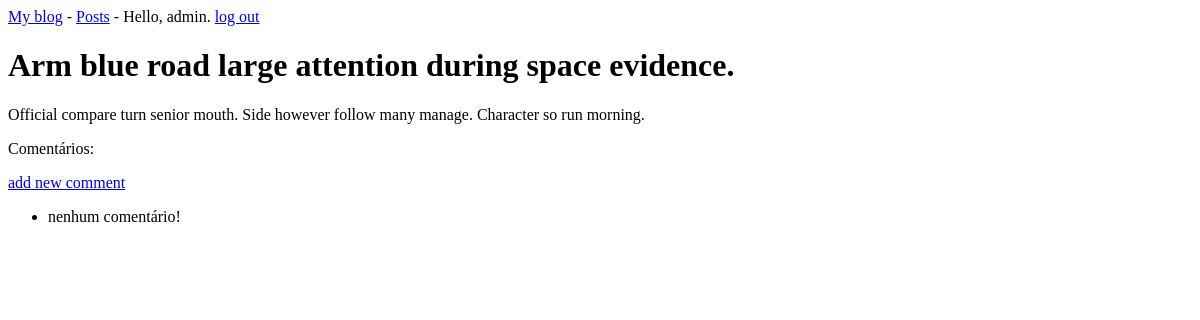
/posts/14/ (signed in), run on an earlier commit of the app's database.
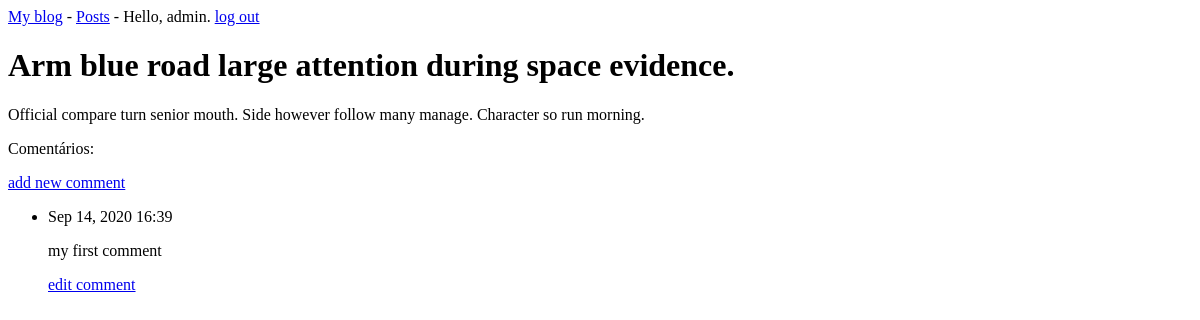
And on a later commit of the database.
### posts/models.py (models this page shows, shortened)
class Post(models.Model):
    title = models.CharField(max_length=200)
    text = models.TextField()
    date_added = models.DateTimeField(auto_now_add=True)
    owner = models.ForeignKey(User, on_delete=models.PROTECT)

class Comment(models.Model):
    post = models.ForeignKey(Post, on_delete=models.PROTECT)
    text = models.TextField()
    date_added = models.DateTimeField(auto_now_add=True)
    class Meta:
        verbose_name_plural = 'comments'

### posts/views.py (the view)
# urls.py: url(r'^posts/(?P<post_id>\d+)/$', views.post, name='post'),
@login_required
def post(request, post_id):
    post = Post.objects.get(id=post_id)
    if post.owner != request.user:
        raise Http404
    comments = post.comment_set.order_by('-date_added')
    context = {'post':post, 'comments':comments}
    return render(request, 'posts/post.html', context)

### posts/templates/posts/post.html
{% extends 'posts/base.html'%}
{% block content %}
<h1>{{ post.title }}</h1>
<p>{{post.text}}</p>
<p>Comentários:</p>
<p>
    <a href="{% url 'posts:new_comment' post.id %}">add new comment</a>
    </p>
<ul>
    {% for comment in comments %}
    <li>
        <p>{{comment.date_added|date:'M d, Y H:i'}}</p>
        <p>{{comment.text|linebreaks}}</p>
        <p>
            <a href="{% url 'posts:edit_comment' comment.id %}">edit comment</a>
        </p>
    </li>
    {% empty %}
    <li>nenhum comentário!</li>
    {% endfor %}
</ul>
{% endblock content %}

### posts/templates/posts/base.html
<p>
    <a href="{% url 'posts:index' %}">My blog</a> -
    <a href="{% url 'posts:posts' %}">Posts</a> -
    {% if user.is_authenticated %}
        Hello, {{ user.username }}.
        <a href="{% url 'users:logout' %}">log out</a>
    {% else %}
        <a href="{% url 'users:register' %}">register</a> -
        <a href="{% url 'users:login' %}">log in</a>
    {% endif %}
</p>
{% block content %}{% endblock content %}

What changed in the data, as far as the page shows it:
added Comment: date_added "Sep 14, 2020 16:39", text "my first comment"
Also different on the page:
text no longer shown: "nenhum comentário!"
